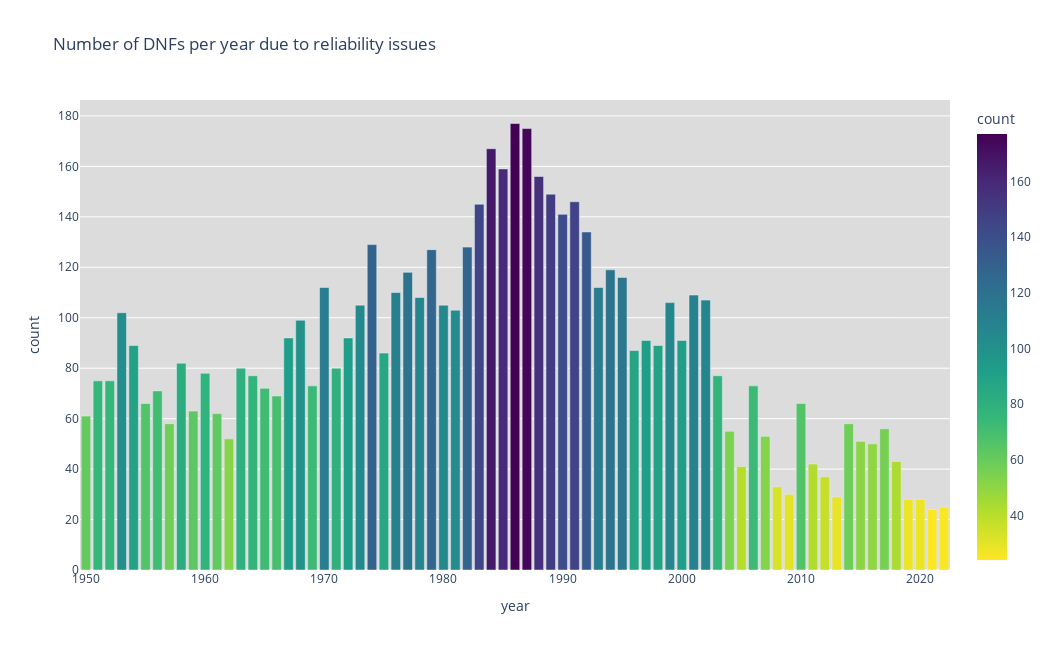

Notebook code for this chart:
### Code cell
# Plotting the number of reliability issues causing DNFs over the years
fig = px.bar(dnfs_per_year, x="year", y="count", title = 'Number of DNFs per year due to reliability issues', color = 'count', 
             color_continuous_scale=px.colors.sequential.Viridis[::-1], width=1050, height=650)

fig.update_layout(plot_bgcolor='gainsboro')

fig.show()

### Figure 1 — Plotly figure (JSON) as saved in the notebook; plotly's stock layout.template omitted (floating-point values rounded to 4 significant figures)
{"data": [{"alignmentgroup": "True", "hovertemplate": "year=%{x}<br>count=%{marker.color}<extra></extra>", "legendgroup": "", "marker": {"color": [61, 75, 75, 102, 89, 66, 71, 58, 82, 63, 78, 62, 52, 80, 77, 72, 69, 92, 99, 73, 112, 80, 92, 105, 129, 86, 110, 118, 108, 127, 105, 103, 128, 145, 167, 159, 177, 175, 156, 149, 141, 146, 134, 112, 119, 116, 87, 91, 89, 106, 91, 109, 107, 77, 55, 41, 73, 53, 33, 30, 66, 42, 37, 29, 58, 51, 50, 56, 43, 28, 28, 24, 25], "coloraxis": "coloraxis", "pattern": {"shape": ""}}, "name": "", "offsetgroup": "", "orientation": "v", "showlegend": false, "textposition": "auto", "type": "bar", "x": [1950, 1951, 1952, 1953, 1954, 1955, 1956, 1957, 1958, 1959, 1960, 1961, 1962, 1963, 1964, 1965, 1966, 1967, 1968, 1969, 1970, 1971, 1972, 1973, 1974, 1975, 1976, 1977, 1978, 1979, 1980, 1981, 1982, 1983, 1984, 1985, 1986, 1987, 1988, 1989, 1990, 1991, 1992, 1993, 1994, 1995, 1996, 1997, 1998, 1999, 2000, 2001, 2002, 2003, 2004, 2005, 2006, 2007, 2008, 2009, 2010, 2011, 2012, 2013, 2014, 2015, 2016, 2017, 2018, 2019, 2020, 2021, 2022], "xaxis": "x", "y": [61, 75, 75, 102, 89, 66, 71, 58, 82, 63, 78, 62, 52, 80, 77, 72, 69, 92, 99, 73, 112, 80, 92, 105, 129, 86, 110, 118, 108, 127, 105, 103, 128, 145, 167, 159, 177, 175, 156, 149, 141, 146, 134, 112, 119, 116, 87, 91, 89, 106, 91, 109, 107, 77, 55, 41, 73, 53, 33, 30, 66, 42, 37, 29, 58, 51, 50, 56, 43, 28, 28, 24, 25], "yaxis": "y"}], "layout": {"barmode": "relative", "coloraxis": {"colorbar": {"title": {"text": "count"}}, "colorscale": [[0, "#fde725"], [0.1111, "#b5de2b"], [0.2222, "#6ece58"], [0.3333, "#35b779"], [0.4444, "#1f9e89"], [0.5556, "#26828e"], [0.6667, "#31688e"], [0.7778, "#3e4989"], [0.8889, "#482878"], [1, "#440154"]]}, "height": 650, "legend": {"tracegroupgap": 0}, "plot_bgcolor": "gainsboro", "title": {"text": "Number of DNFs per year due to reliability issues"}, "width": 1050, "xaxis": {"anchor": "y", "domain": [0, 1], "title": {"text": "year"}}, "yaxis": {"anchor": "x", "domain": [0, 1], "title": {"text": "count"}}}}
